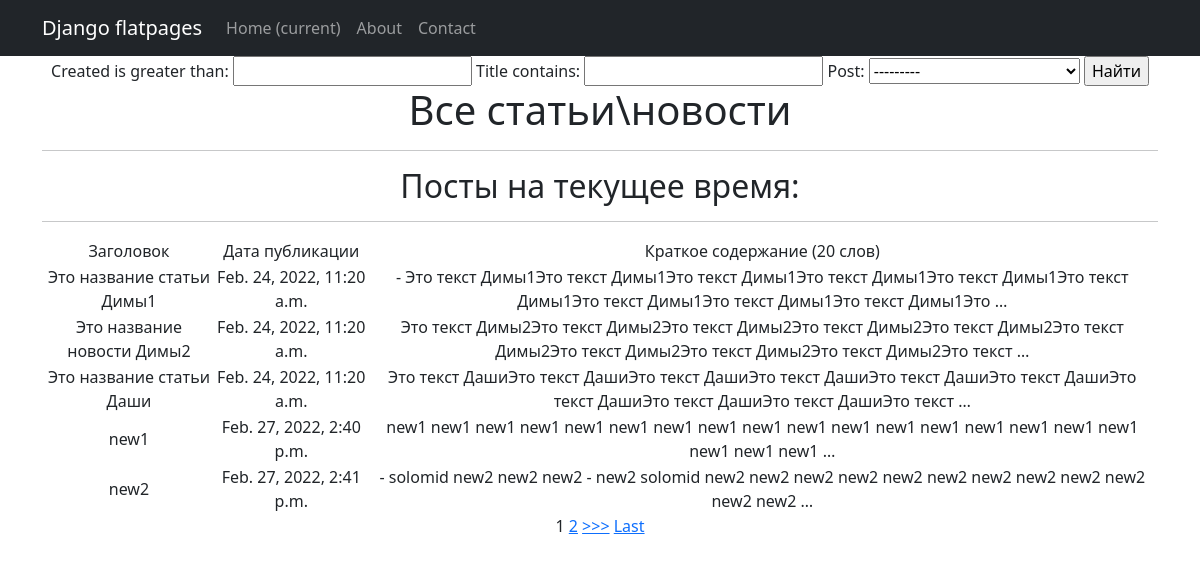
The app's page /search/ with its own data.
### news/models.py (models this page shows, shortened)
class Post(models.Model):
    post = models.ForeignKey(Author, on_delete=models.CASCADE)  # связь «один ко многим» с моделью Author;
    created = models.DateTimeField(auto_now_add=True)  # автоматически добавляемая дата и время создания;
    Post = models.ManyToManyField(Category, through='PostCategory') # заменил название переменной
    title = models.CharField(max_length=150)  # заголовок статьи/новости;
    text = models.TextField()  # текст статьи/новости;
    post_rate = models.IntegerField(default=0)  # рейтинг статьи/новости.
    article = 'AR'
    news = 'NE'
    posts = [
        (article, 'Статья'),
        (news, 'Новость')
    ]
    choice = models.CharField(max_length=2,  # поле с выбором — «статья» или «новость»;
                              choices=posts,
                              default=news)

### news/views.py (the view)
# urls.py: path('search/', Posts_search.as_view(), name='Posts_search'),
class Posts_search(ListView):
    model = Post
    template_name = 'news/Posts_search.html'
    context_object_name = 'Posts_search'
    paginate_by = 4
    def get_context_data(self, **kwargs):
        context = super().get_context_data(**kwargs)
        context['search'] = Posts_filter(self.request.GET,
                                         queryset=self.get_queryset())
        return context

### news/models.py (called while the page is built)
    def __str__(self):
        return f'{self.user}. Рейтинг: {self.user_rate}'

### news/templatetags/custom_filters.py (called while the page is built)
@register.filter (name = 'Censor')
def Censor (value):
    cens = ('qwerty', 'solomid')
    text = set(value.split())
    for x in text:
        for y in cens:
            if x == y:
                return value.replace(x, '-',3)
    return value

### templates/news/Posts_search.html (shortened to what this page needs)
{% extends 'flatpages/default.html' %}
{% load custom_filters %}
{% load custom_filters %}
{% block content %}
<form method="GET">
    {{ search.form }}
    <input type="submit" value="Найти">
</form>
    <h1>Все статьи\новости</h1>
    <hr>
    <h2>Посты на текущее время: {{ time_now|date:'d M Y' }}</h2>
    <hr>
    {% if Posts_search %}
        <table>
            <tr>
                <td>
                    Заголовок
                </td>
                <td>
                    Дата публикации
                </td>
                <td>
                    Краткое содержание (20 слов)
                </td>
            </tr>
        {% for Post in search.qs %}
            <tr>
                <td>
                    {{Post.title|Censor}}
                </td>
                <td>
                    {{Post.created}}
                </td>
                <td>
                    {{Post.text|truncatewords:20|Censor}}
                </td>
            </tr>
        {% endfor %}
        </table>
    {% else %}
        <h2>Товаров нет!</h2>
    {% endif %}
{% if is_paginated %}
    {% for num in page_obj.paginator.page_range %}
        {% if page_obj.number == num %}
            <a>{{ num }}</a>
        {% elif num > page_obj.number|add:'-3' and num < page_obj.number|add:'3' %}
            <a href="?page={{ num }}">{{ num }}</a>
        {% endif %}
    {% endfor %}
    {% if page_obj.has_next %}
        <a href="?page={{ page_obj.next_page_number }}">>>></a>
        <a href="?page={{ page_obj.paginator.num_pages }}">Last</a>
    {% endif %}
{% endif %}
{% endblock content %}

### templates/flatpages/default.html (shortened to what this page needs)
<!DOCTYPE html>
<html lang="en">
    <head>
        {% load static %}
        <link href="{% static 'css/styles.css' %}" rel="stylesheet" />
    </head>
    <body>
<nav class="navbar navbar-expand-lg navbar-dark bg-dark static-top">
   <div class="container">
       <a class="navbar-brand" href="#">Django flatpages</a>
       <div class="collapse navbar-collapse" id="navbarResponsive">
           <ul class="navbar-nav ml-auto">
               <li class="nav-item active">
                   <a class="nav-link" href="#">Home
                       <span class="sr-only">(current)</span>
                   </a>
               </li>
               <li class="nav-item">
                   <a class="nav-link" href="/about/">About</a>
               </li>
               <li class="nav-item">
                   <a class="nav-link" href="/contacts/">Contact</a>
               </li>
           </ul>
       </div>
   </div>
</nav>
<div class="container">
   <div class="row">
       <div class="col-lg-12 text-center">
           {% block content %}{% endblock content %}
       </div>
   </div>
</div>
    </body>
</html>

### records on screen
Post: title|Censor "Это название статьи Димы1", created "Feb. 24, 2022, 11:20 a.m.", text|Censor "- Это текст Димы1Это текст Димы1Это текст Димы1Это текст Димы1Это текст Димы1Это текст Димы1Это текст Димы1Это текст Димы1Это текст Димы1Это …"
Post: title|Censor "Это название новости Димы2", created "Feb. 24, 2022, 11:20 a.m.", text|Censor "Это текст Димы2Это текст Димы2Это текст Димы2Это текст Димы2Это текст Димы2Это текст Димы2Это текст Димы2Это текст Димы2Это текст Димы2Это текст …"
Post: title|Censor "Это название статьи Даши", created "Feb. 24, 2022, 11:20 a.m.", text|Censor "Это текст ДашиЭто текст ДашиЭто текст ДашиЭто текст ДашиЭто текст ДашиЭто текст ДашиЭто текст ДашиЭто текст ДашиЭто текст ДашиЭто текст …"
Post: title|Censor "new1", created "Feb. 27, 2022, 2:40 p.m.", text|Censor "new1 new1 new1 new1 new1 new1 new1 new1 new1 new1 new1 new1 new1 new1 new1 new1 new1 new1 new1 new1 …"
Post: title|Censor "new2", created "Feb. 27, 2022, 2:41 p.m.", text|Censor "- solomid new2 new2 new2 - new2 solomid new2 new2 new2 new2 new2 new2 new2 new2 new2 new2 new2 new2 …"

### other values on screen
{{ num }} "1"
{{ num }} "2"
